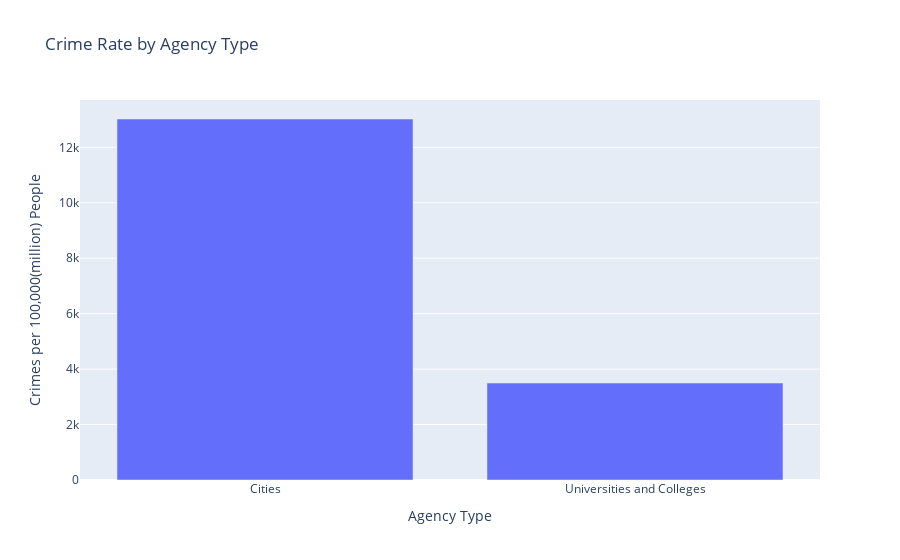

Notebook code cell kept with this figure:
### Markdown cell above
### Task e
Which category of agency type and their respective agency names have the highest number of offenses registered per million people?

### Code cell
import plotly.express as px

# Get rows where population is not null or zero
df_filtered = df[df['Population'].notnull() & (df['Population'] != 0)]
df_filtered['Total Crimes'] = df_filtered[df.columns[4:]].sum(axis=1)
df_filtered['Crime Rate(million)'] = df_filtered['Total Crimes'] / df_filtered['Population'] * 1000000
df_filtered_by_agency_type = df_filtered.groupby('Agency Type')[['Total Crimes', 'Population']].sum().sort_values(ascending=False, by='Total Crimes')
df_filtered_by_agency_type['Crime Rate'] = df_filtered_by_agency_type['Total Crimes'] / df_filtered_by_agency_type['Population'] * 100000

# Create a bar plot using Plotly
fig = px.bar(df_filtered_by_agency_type, x=df_filtered_by_agency_type.index, y='Crime Rate',
             labels={'Crime Rate': 'Crimes per 100,000(million) People', 'Agency Type': 'Agency Type'},
             title='Crime Rate by Agency Type')
fig.show()

df_filtered['Crime Rate(million)'] = df_filtered['Total Crimes'] / df_filtered['Population'] * 1000000
agency_crime_rate = df_filtered.groupby(['Agency Type', 'Agency Name'])[['Crime Rate(million)']].sum()

print("Category of agency type with highest crime rate and their agency name")
top_agencies = df_filtered.groupby('Agency Type').apply(lambda x: x.nlargest(1, 'Crime Rate(million)'))
top_agencies[['Agency Type', 'Agency Name', 'Crime Rate(million)']].reset_index(drop=True)

fig = px.bar(top_agencies, x='Agency Name', y='Crime Rate(million)',
             title='States with Lowest Number of Digital Offenses (Top 5)',
             labels={'Crime Rate(million)': 'Crime Rate per million'})
fig.show()

### Figure 1 — Plotly figure (JSON) as saved in the notebook; plotly's stock layout.template omitted (floating-point values rounded to 4 significant figures)
{"data": [{"hovertemplate": "Agency Type=%{x}<br>Crimes per 100,000(million) People=%{y}<extra></extra>", "legendgroup": "", "marker": {"color": "#636efa", "pattern": {"shape": ""}}, "name": "", "orientation": "v", "showlegend": false, "textposition": "auto", "type": "bar", "x": ["Cities", "Universities and Colleges"], "xaxis": "x", "y": [13020.0, 3497.0], "yaxis": "y"}], "layout": {"barmode": "relative", "legend": {"tracegroupgap": 0}, "title": {"text": "Crime Rate by Agency Type"}, "xaxis": {"anchor": "y", "domain": [0, 1], "title": {"text": "Agency Type"}}, "yaxis": {"anchor": "x", "domain": [0, 1], "title": {"text": "Crimes per 100,000(million) People"}}}}
